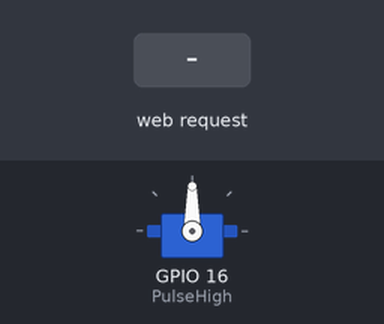
Simulated run of this sketch. Board: ESP32. On the bench: servo. Inputs (shaded band) come from the test bench. WiFi joins after 1.5 s; servers stay silent unless stated; what the sketch prints to the serial monitor is not drawn.

Above: at 2.7 s.
2.8 s: HTTP request GET /Pulse/on received
At 4.8 s:
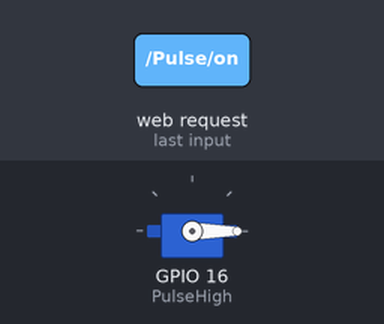
Timing chart, 0 to 6.3 s (numbered marks = the images above; inputs shaded):
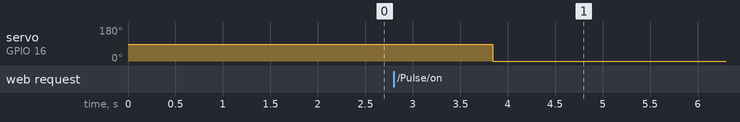

The sketch:

Pulser.ino
```cpp
#include <WiFi.h>
#include <ESPmDNS.h>
#include <ESP32Servo.h>

#define PulseHigh 16

Servo PulseServo;

// Network Info
const char* ssid = "PLACEHOLDERSSID";
const char* password = "PLACEHOLDERPASSWORD";
const String WebName = "yubipulser";
const int offpos = 0;
const int onpos = 90;
int pausedelay = 1000;

// Set web server port number to 80
WiFiServer server(80);

// Variable to store the HTTP request
String header;

void setup() {
  // Set pin mode
  // pinMode(PulseHigh,OUTPUT);
  // digitalWrite(PulseHigh,HIGH);
  Serial.begin(9600);
  Serial.println(ssid);
  WiFi.begin(ssid, password);
  while (WiFi.status() != WL_CONNECTED) {
    delay(500);
    Serial.print(".");
  }
  // Print local IP address and start web server
  Serial.println("");
  Serial.println("WiFi connected.");
  Serial.println("IP address: ");
  Serial.println(WiFi.localIP());
  server.begin();
  if (!MDNS.begin(WebName)) {
    Serial.println("Error setting up MDNS responder!");
    return;
  }
  Serial.println("mDNS responder started");
  PulseServo.attach(PulseHigh);
}

void loop() {
  WiFiClient client = server.available();
  if (client) {
    Serial.println("New Client Detected.");
    String currentLine = "";
    while (client.connected()) {
      char c = client.read();
      Serial.write(c);
      header += c;
      if (c == '\n') {
        if (currentLine.length() == 0) {
          client.println("HTTP/1.1 200 OK");
          client.println("Content-type:text/html");
          client.println("Connection: close");
          client.println();
          if (header.indexOf("GET /Pulse/on") >= 0) {
            trigger();
          };

          // Display the HTML web page
          client.println("<!DOCTYPE html><html>");
          client.println("<head><meta name=\"viewport\" content=\"width=device-width, initial-scale=1\">");
          client.println("<link rel=\"icon\" href=\"data:,\">");
          // CSS to style the on/off buttons
          // Feel free to change the background-color and font-size attributes to fit your preferences
          client.println("<style>html { font-family: Helvetica; display: inline-block; margin: 0px auto; text-align: center;}");
          client.println(".button { background-color: #4CAF50; border: none; color: white; padding: 16px 40px;");
          client.println("text-decoration: none; font-size: 30px; margin: 2px; cursor: pointer;}");
          client.println(".button2 {background-color: #555555;}</style></head>");

          // Web Page Heading
          client.println("<body><h1>Yubikey Remote Activation</h1>");

          //Button
          client.println("<p><a href=\"/Pulse/on\"><button class=\"button\">Send Pulse</button></a></p>");

          client.println("</body></html>");

          client.println();

          break;

        } else {
          currentLine = "";
        }
      } else if (c != '\r') {
        currentLine += c;
      }
    }
  }

  // Clear the header variable
  header = "";
  // Close the connection
  client.stop();
  // Serial.println("Client disconnected.");
  // Serial.println("");
}


void trigger() {
  Serial.println("Pulsing YubiKey");
  digitalWrite(PulseHigh, LOW);
  PulseServo.write(onpos);
  Serial.print("Wrote ONPOS to PIN ");
  Serial.print(PulseHigh);
  delay(pausedelay);
  PulseServo.write(offpos);
  Serial.print("Wrote OFFPOS to PIN ");
  Serial.print(PulseHigh);
}
```

Measured:
- after the input at 2.8 s, servo on GPIO 16 (PulseHigh): 90° → 0° after 1.0 s
